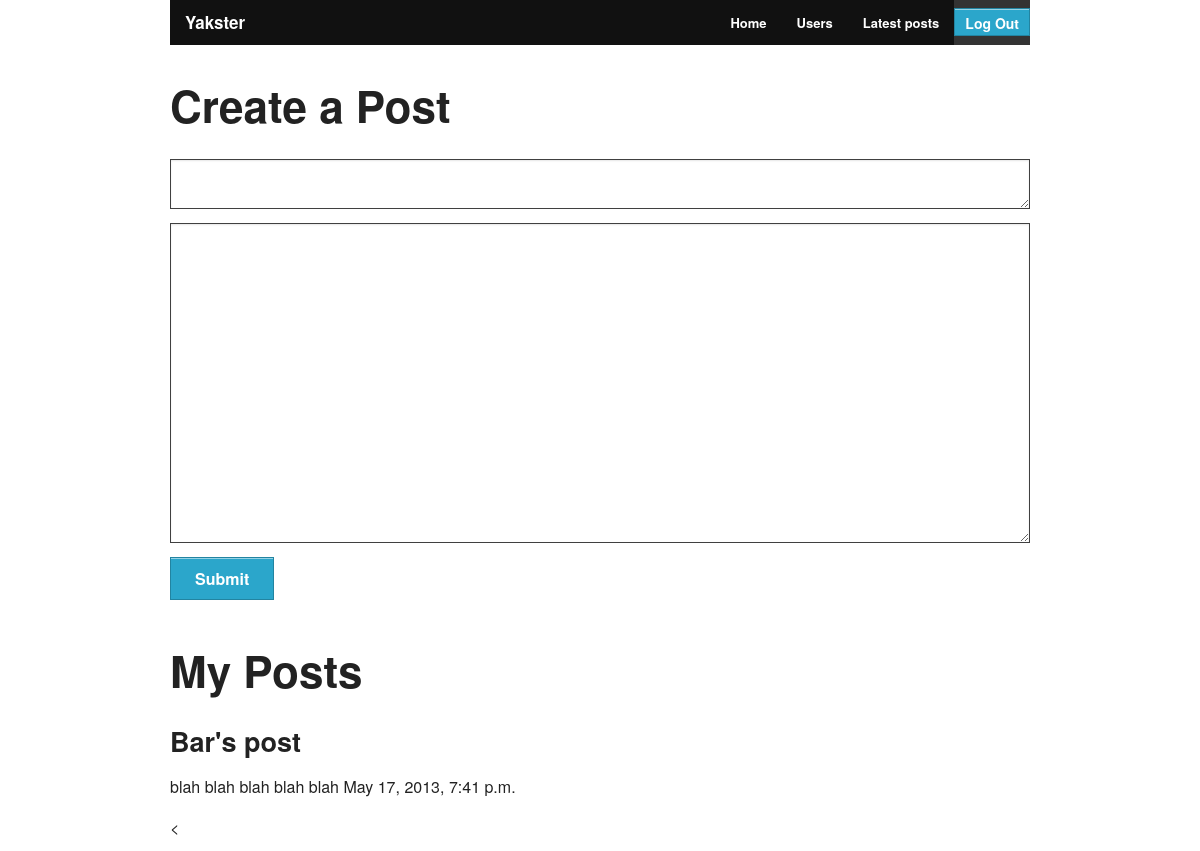
The page / (signed in) on the database its author committed.
### yakster_app/models.py (models this page shows, shortened)
class Post(models.Model):
    title = models.CharField(max_length=60)
    body = models.TextField()
    user = models.ForeignKey(User)
    creation_date = models.DateTimeField(auto_now=True, blank=True)

### yakster_app/views.py (the view)
# urls.py: url(r'^$', 'yakster_app.views.index'), # root
def index(request, auth_form=None, user_form=None):
    if request.user.is_authenticated():
        post_form = PostForm()
        user = request.user
        my_posts = Post.objects.filter(user=user.id)
        return render(request,
                      'me.html',
                      {'post_form': post_form, 'user': user,
                       'my_posts' : my_posts,
                       'next_url': '/', })
    else:
        auth_form = auth_form or AuthenticateForm()
        user_form = user_form or UserCreateForm()
        return render(request,
                      'home.html',
                      {'auth_form': auth_form, 'user_form': user_form,})

### yakster_app/forms.py (shortened to what this page needs)
class PostForm(forms.ModelForm):
    title = forms.CharField(required=True, widget=forms.widgets.Textarea(attrs={'class': 'postTitle'}))
    body = forms.CharField(required=True, widget=forms.widgets.Textarea(attrs={'class': 'postText'}))
    class Meta:
        model = Post
        exclude = ('user',)

### yakster/templates/me.html (shortened to what this page needs)
{% extends "base.html" %}
{% block login %}
    {% with user.username as username %}
        {{ block.super }}
    {% endwith %}
{% endblock %}
{% block content %}
    <h1>Create a Post</h1>
    <p>
        <form action="/submit" method="post">
        {% for field in post_form %}{% csrf_token %}
        {{ field }}
        {% endfor %}
        <input type="submit" class="button" value="Submit">
        </form>
    </p>
    <h1>My Posts</h1>
    {% for post in my_posts %}
        <h3>{{ post.title }}</h3>
        <p>
            {{ post.body }}
            {{ post.creation_date }}
        </p>
    {% endfor %}
    <
{% endblock %}

### yakster_app/static/css/custom.css (style rules this page uses)
textarea.postTitle { height: 40px; border: 1px solid; }
textarea.postText { height: 320px; border: 1px solid; }

### rows shown on the page
Post: title "Bar's post", body "blah blah blah blah blah", creation_date "May 17, 2013, 7:41 p.m."
